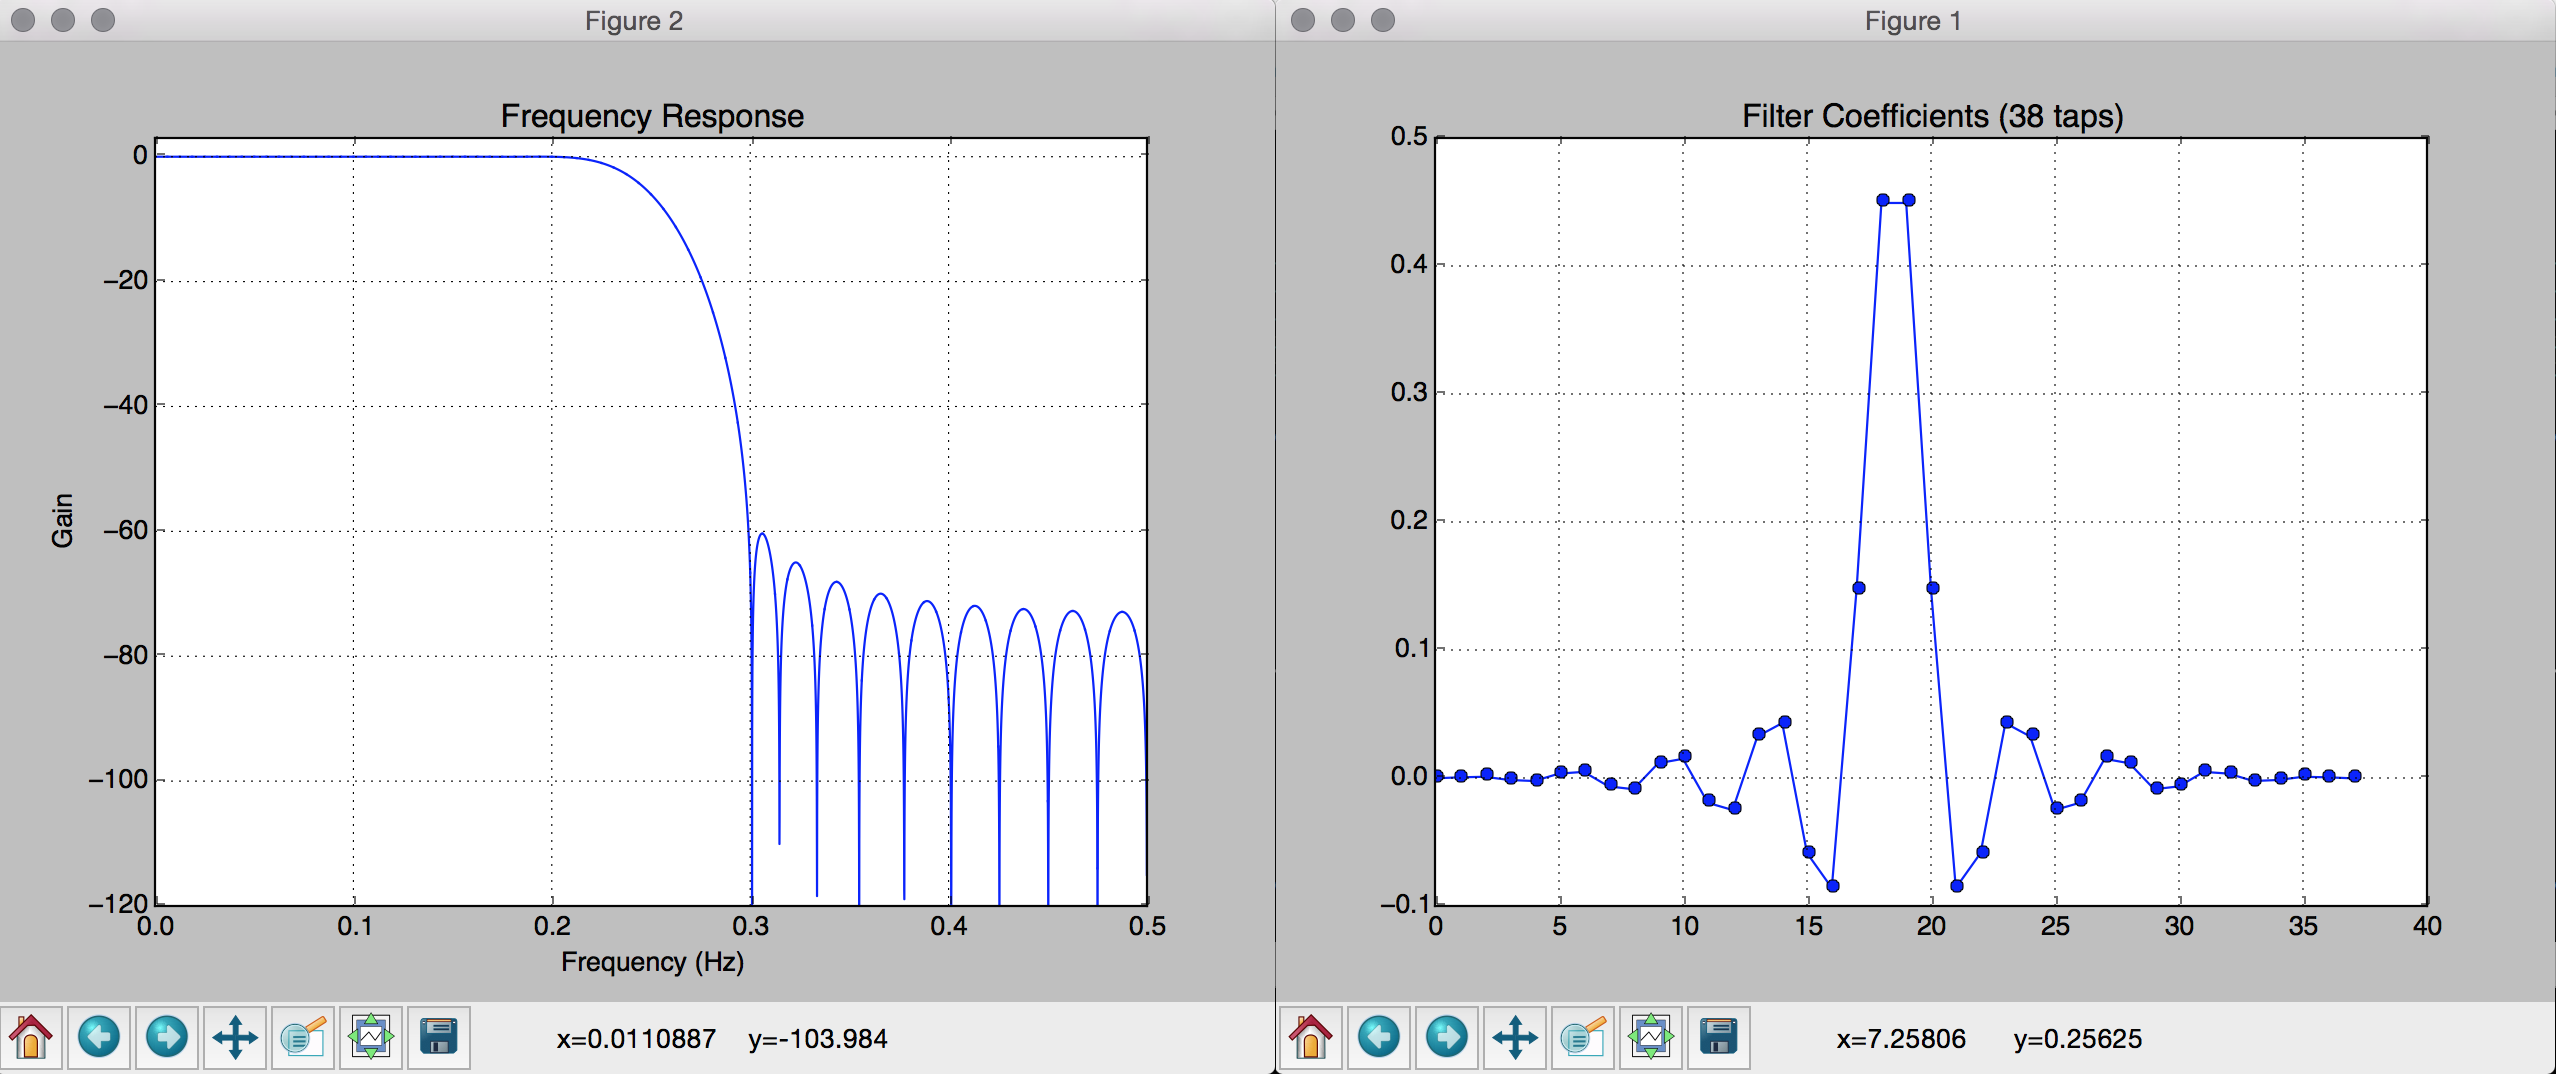

Recreate this plot in Python.
from numpy import log10, cos, sin, pi, absolute, arange
from scipy.signal import kaiserord, firwin, freqz
from matplotlib.pyplot import *

print "Usage: python util_fir <pass_freq> <stop_freq> <ripple> <attenuation>"
print "       <pass_freq> is the passband frequency relative to Fs (0 <= freq < 0.5)"
print "       <stop_freq> is the stopband frequency relative to Fs (0 <= freq < 0.5)"
print "       <ripple> is the maximum passband ripple"
print "       <attenuation> is the stopband attenuation"

if len(sys.argv) < 4: exit(0)

passband_freq   = float( sys.argv[1] )
stopband_freq   = float( sys.argv[2] )
passband_ripple = float( sys.argv[3] )
stopband_atten  = float( sys.argv[4] )

width = abs(passband_freq - stopband_freq) / 0.5
(tap_count,beta) = kaiserord( ripple=stopband_atten, width=width )

taps = firwin( numtaps=tap_count, cutoff  = ((passband_freq+stopband_freq)/2)/0.5, \
               window  = ('kaiser', beta) )

figure(1)

plot(taps, 'bo-', linewidth=1)
title('Filter Coefficients (%d taps)' % tap_count)
grid(True)

figure(2)

clf()
ww, hh = freqz( taps, worN=8000 )
hh = 20 * log10(abs(hh))

plot( (ww/pi)*0.5, hh, linewidth=1 )
xlabel( 'Frequency (Hz)' )
ylabel( 'Gain' )
title( 'Frequency Response' )
ylim( -120.0, +3.0 )
grid(True)

show()

for cc in taps[0:len(taps)-1]: sys.stdout.write( "FQ(%+1.9f)," % cc )
sys.stdout.write( "FQ(%+1.9f)\n" % taps[len(taps)-1] )
